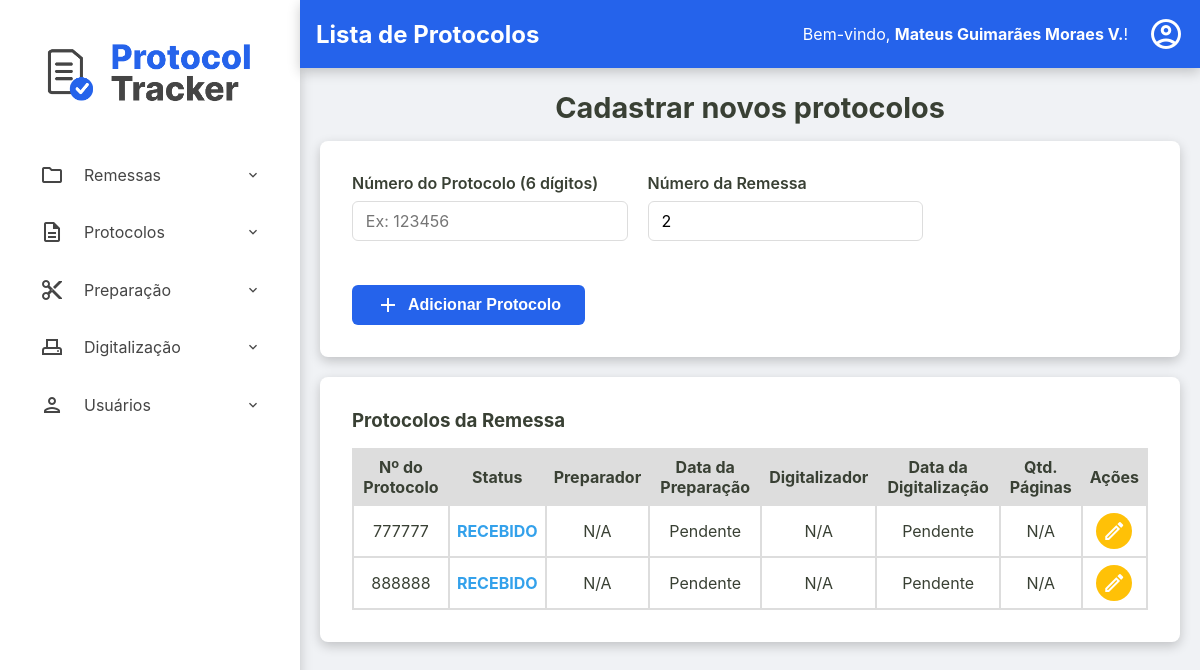
The app's page /admin/remessas/protocolos?id=225e8e2f-121c-47b3-b249-c5a4c1f020b9 (signed in) with its own data.
### tables this page shows
CREATE TABLE usuarios (
    id INTEGER PRIMARY KEY AUTOINCREMENT,
    nome TEXT NOT NULL,
    email TEXT NOT NULL UNIQUE,
    cpf TEXT NOT NULL UNIQUE,
    hash_senha TEXT NOT NULL,
    permissao TEXT NOT NULL,
    data_criacao TEXT NOT NULL DEFAULT CURRENT_TIMESTAMP,
    status INTEGER NOT NULL DEFAULT 1
  );

CREATE TABLE remessas (
    numero_remessa INTEGER PRIMARY KEY, -- SQLite vai gerenciar o autoincremento aqui
    id TEXT NOT NULL UNIQUE, -- Seu ID de texto continua sendo obrigatório e único
    data_recebimento TEXT NOT NULL,
    data_entrega TEXT NULL,
    status TEXT NOT NULL DEFAULT 'RECEBIDO',
    quantidade_protocolos INTEGER NULL CHECK (quantidade_protocolos >= 0),
    id_administrador INTEGER NOT NULL,
    observacoes TEXT NULL,
    FOREIGN KEY (id_administrador) REFERENCES usuarios (id)
  );

CREATE TABLE protocolos (
    id TEXT PRIMARY KEY,
    id_remessa TEXT NOT NULL,
    numero_protocolo TEXT NOT NULL UNIQUE,
    data_preparacao TEXT NULL,
    id_preparador INTEGER NULL,
    data_digitalizacao TEXT NULL,
    id_digitalizador INTEGER NULL,
    status TEXT NOT NULL DEFAULT 'RECEBIDO',
    quantidade_paginas INTEGER NULL CHECK (quantidade_paginas >= 0),
    observacoes TEXT NULL,
    FOREIGN KEY (id_remessa) REFERENCES remessas (id),
    FOREIGN KEY (id_preparador) REFERENCES usuarios (id),
    FOREIGN KEY (id_digitalizador) REFERENCES usuarios (id)
  );

### src/Controller/Admin/RemessaController.php (called while the page is built, shortened)
<?php
class RemessaController
{
    private ?Usuario $usuario_logado = null;
    public function __construct(
        private RemessaRepository $remessaRepository,
        private RemessaService $remessaService,
        private ProtocoloRepository $protocoloRepository,
        private ProtocoloService $protocoloService,
        private UsuarioRepository $usuarioRepository,
        private DashboardService $dashboardService,
        private UsuarioService $usuarioService
    ) {
        $id_usuario = $_SESSION['usuario_logado_id'] ?? null;
        if ($id_usuario) {
            $this->usuario_logado = $this->usuarioRepository->findById($id_usuario);
        }
    }
    public function exibirProtocolos(?string $id_remessa_param, ?string $erro = null)
    {
        try {
            $id_remessa = $id_remessa_param;
            $remessa = $this->remessaRepository->findById($id_remessa);
            $listaProtocolos = $this->protocoloRepository->findByRemessa($id_remessa);
            $titulo_da_pagina = "Lista de Protocolos";
            $usuario_logado = $this->usuario_logado;
            require __DIR__ . '/../../../templates/admin/visualizar-protocolos.php';
        } catch (Exception $e) {
            $this->exibirRemessas($e->getMessage());
        }
    }
}

### src/Repository/UsuarioRepository.php (called while the page is built, shortened)
<?php
class UsuarioRepository implements UsuarioRepositoryInterface
{
    private PDO $connection;
    public function __construct(PDO $connection)
    {
        $this->connection = $connection;
    }
    public function findById(int $id): ?Usuario
    {
        $sqlQuery = "SELECT * FROM usuarios WHERE id = :id;";
        $stmt = $this->connection->prepare($sqlQuery);
        $stmt->bindValue(':id', $id);
        $stmt->execute();
        $dadosUsuario = $stmt->fetch();
        return Usuario::fromArray($dadosUsuario);
    }
}

### src/Model/Usuario.php (called while the page is built, shortened)
<?php
class Usuario {
    public function getNome(): string { return $this->nome; }
    public static function fromArray(array $array): self
    {
        try {
            $data_criacao = isset($array['data_criacao']) ? new DateTimeImmutable($array['data_criacao']) : null;
        } catch (Exception $e) {
            throw new Exception("Falha ao criar data");
        }
        return new self(
            (int) $array['id'],
            $array['nome'],
            $array['email'],
            $array['cpf'],
            $array['hash_senha'],
            $array['permissao'],
            $data_criacao,
            (bool) $array['status']
        );
    }
}

### src/Repository/RemessaRepository.php (called while the page is built, shortened)
<?php
class RemessaRepository implements RemessaRepositoryInterface
{
    private PDO $connection;
    public function __construct(PDO $connection)
    {
        $this->connection = $connection;
    }
    public function findById(string $id): ?Remessa
    {
        $sqlQuery = "SELECT * FROM remessas WHERE id = :id;";
        $stmt = $this->connection->prepare($sqlQuery);
        $stmt->bindValue(':id', $id);
        $stmt->execute();
        $dadosRemessa = $stmt->fetch();
        return Remessa::fromArray($dadosRemessa);
    }
}

### src/Model/Remessa.php (called while the page is built, shortened)
<?php
class Remessa {
    public function getNumeroRemessa(): int { return $this->numero_remessa; }
    public static function fromArray(array $array): self
    {
        try {
            $data_recebimento = new DateTimeImmutable($array['data_recebimento']);
            $data_entrega = isset($array['data_entrega']) ? new DateTimeImmutable($array['data_entrega']) : null;
        } catch (Exception $e) {
            throw new Exception("Falha ao criar data");
        }
        return new self(
            $array['id'],
            (int) $array['numero_remessa'] ?? null,
            $data_recebimento,
            $data_entrega,
            $array['status'],
            isset($array['quantidade_protocolos']) ? (int)$array['quantidade_protocolos'] : null,
            (int)$array['id_administrador'],
            $array['observacoes'] ?? null
        );
    }
}

### src/Repository/ProtocoloRepository.php (called while the page is built, shortened)
<?php
class ProtocoloRepository implements ProtocoloRepositoryInterface
{
    private PDO $connection;
    public function __construct(PDO $connection)
    {
        $this->connection = $connection;
    }
    public function findByRemessa(string $id_remessa): array
    {
        $sqlQuery = "SELECT * FROM protocolos WHERE id_remessa = :id_remessa;";
        $stmt = $this->connection->prepare($sqlQuery);
        $stmt->bindValue(':id_remessa', $id_remessa);
        $stmt->execute();
        return $this->hidrataLista($stmt);
    }
    private function hidrataLista(PDOStatement $stmt): array
    {
        $listaDeProtocolos = [];
        while($dadosProtocolo = $stmt->fetch()){
            $listaDeProtocolos[] = Protocolo::fromArray($dadosProtocolo);
        }
        return $listaDeProtocolos;
    }
}

### src/Model/Protocolo.php (called while the page is built, shortened)
<?php
class Protocolo {
    public function getId(): ?string { return $this->id; }
    public function getNumeroProtocolo(): string { return $this->numero_protocolo; }
    public function getDataPreparacao(): ?DateTimeImmutable { return $this->data_preparacao; }
    public function getDataDigitalizacao(): ?DateTimeImmutable { return $this->data_digitalizacao; }
    public function getStatus(): string { return $this->status; }
    public function getQuantidadePaginas(): ?int { return $this->quantidade_paginas; }
    public static function fromArray(array $array): self
    {
        try {
            $data_preparacao = isset($array['data_preparacao']) ? new DateTimeImmutable($array['data_preparacao']) :  null;
            $data_digitalizacao = isset($array['data_digitalizacao']) ? new DateTimeImmutable($array['data_digitalizacao']) :  null;
        } catch (Exception $e) {
            throw new Exception("Falha ao criar data");
        }
        return new self(
            $array['id'],
            $array['id_remessa'],
            $array['numero_protocolo'],
            $data_preparacao,
            isset($array['id_preparador']) ? (int) $array['id_preparador'] : null,
            $data_digitalizacao,
            isset($array['id_digitalizador']) ? (int) $array['id_digitalizador'] : null,
            $array['status'],
            isset($array['quantidade_paginas']) ? (int) $array['quantidade_paginas'] : null,
            $array['observacoes'] ?? null,
        );
    }
}

### templates/admin/visualizar-protocolos.php (the view, shortened to what this page needs)
<?php require __DIR__ . '/../components/_header.php'; ?>
<h2>Cadastrar novos protocolos</h2>
<div class="container-principal-busca">
    <section class="busca-form-container">
        <form action="/admin/remessas/protocolos" method="post" class="busca-form">
            <div class="form-row">
                <div class="form-group">
                    <label for="numero_protocolo">Número do Protocolo (6 dígitos)</label>
                    <input type="text" id="numero_protocolo" name="numero_protocolo" required maxlength="6" pattern="\d{6}"placeholder="Ex: 123456">
                </div>
                <div class="form-group">
                    <label for="numero_remessa">Número da Remessa</label>
                    <input type="text" id="numero_remessa" readonly  name="numero_remessa" value="<?= htmlspecialchars($remessa->getNumeroRemessa()) ?>">
                </div>
            </div>
            <div class="form-actions">
                <button type="submit">
                    <span class="material-icons-outlined">add</span> Adicionar Protocolo
                </button>
            </div>
        </form>
    </section>
    <section class="listagem-container">
        <h3>Protocolos da Remessa</h3>
        <table id="tabela-protocolos" class="protocolos-table datatable-js">
            <thead>
                <tr>
                    <th>Nº do Protocolo</th>
                    <th>Status</th>
                    <th>Preparador</th>
                    <th>Data da Preparação</th>
                    <th>Digitalizador</th>
                    <th>Data da Digitalização</th>
                    <th>Qtd. Páginas</th>
                    <th class="acoes-header">Ações</th>
                </tr>
            </thead>
            <tbody>
                <?php
                    $fusoHorarioLocal = new DateTimeZone('America/Campo_Grande');
                ?>
                <?php foreach ($listaProtocolos as $protocolo): ?>
                    <tr>
                        <td><?= htmlspecialchars($protocolo->getNumeroProtocolo()) ?></td>
                        <td class="<?= htmlspecialchars($protocolo->getStatus()) ?>"><?= htmlspecialchars($protocolo->getStatus()) ?></td>
                        <td>
                            <?php
                                echo htmlspecialchars($nomePreparador ?? 'N/A');
                                $nomePreparador = 'N/A';
                            ?>
                        </td>
                        <td><?= $protocolo->getDataPreparacao() ? $protocolo->getDataPreparacao()->setTimezone($fusoHorarioLocal)->format('d/m/Y H:i') : 'Pendente' ?></td>
                        <td>
                            <?php
                                echo htmlspecialchars($nomeDigitalizador ?? 'N/A');
                                $nomeDigitalizador = 'N/A';
                            ?>
                        </td>
                        <td><?= $protocolo->getDataDigitalizacao() ? $protocolo->getDataDigitalizacao()->setTimezone($fusoHorarioLocal)->format('d/m/Y H:i') : 'Pendente' ?></td>
                        <td><?= htmlspecialchars($protocolo->getQuantidadePaginas() ?? 'N/A') ?></td>
                        <td class="acoes-cell">
                            <a href="/admin/remessas/editar-protocolo?id=<?= htmlspecialchars($protocolo->getId()) ?>" class="btn-acao btn-editar" title="Editar Protocolo">
                                <span class="material-icons-outlined">edit</span>
                            </a>
                        </td>
                    </tr>
                <?php endforeach; ?>
            </tbody>
        </table>
    </section>
</div>
<?php require __DIR__ . '/../components/_footer.php'; ?>

### templates/components/_content-header.php (shortened to what this page needs)
<div class="content-header">
    <div class="header-title">
        <h2><?= isset($titulo_da_pagina) ? htmlspecialchars($titulo_da_pagina) : 'Página sem Título' ?></h2>
    </div>
    <div class="logout">
        <?php if (isset($usuario_logado) && $usuario_logado): ?>
            <div class="welcome-message">
                <span>Bem-vindo, <strong><?= htmlspecialchars($usuario_logado->getNome()) ?></strong>!</span>
            </div>
            <div class="dropdown">
                <a href="#" id="user-menu-toggle" class="action-icon" title="Opções do Usuário">
                    <span class="material-icons-outlined">account_circle</span>
                </a>
            </div>
        <?php endif; ?>
    </div>
</div>

### records on screen
usuarios: nome "Mateus Guimarães Moraes V."
remessas: numero_remessa "2"
protocolos: numero_protocolo "777777", status "RECEBIDO", shows "Pendente", quantidade_paginas "N/A"
protocolos: numero_protocolo "888888", status "RECEBIDO", nomePreparador "N/A", shows "Pendente", nomeDigitalizador "N/A", quantidade_paginas "N/A"

### other values on screen
$titulo_da_pagina "Lista de Protocolos"
